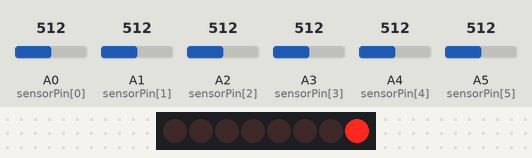
A sketch run on a simulated Arduino Uno, built with avr-gcc and run on an emulated ATmega328P. Parts: 8 shift-register outputs drawn as a row of LEDs (first output left, lit = HIGH). Wiring (inferred from the names in the program): shift register (74HC595): data pin 7; shift clock pin 9; latch pin 8. Wiring (inferred from the signals the program sends): row of LEDs: on Q0, Q1, Q2, Q3, Q4, Q5, Q6, Q7. The test bench sets the inputs (shaded band); at power-on: A0 (sensorPin[0]) = 512, A1 (sensorPin[1]) = 512, A2 (sensorPin[2]) = 512, A3 (sensorPin[3]) = 512, A4 (sensorPin[4]) = 512, A5 (sensorPin[5]) = 512.

Above: at 2.26 s.
4.3 s: A0 (sensorPin[0]) set to 5
At 4.64 s:
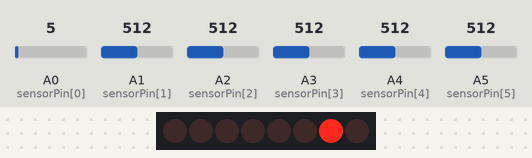
5.8 s: A0 (sensorPin[0]) set to 25
At 6.2 s:
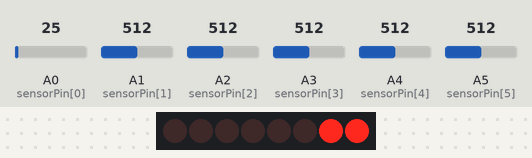
At 6.8 s:
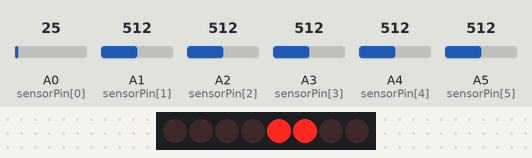
7.8 s: A1 (sensorPin[1]) set to 5
10.8 s: A1 (sensorPin[1]) set to 25
Timing chart, 0 to 14.3 s (numbered marks = the images above; inputs shaded):
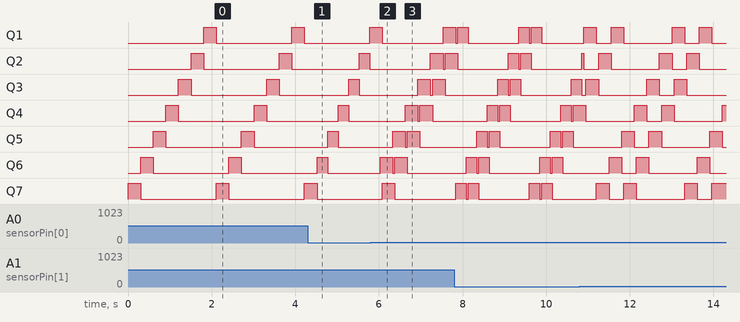

The sketch:

Umbrella.ino
```cpp
int latchPin[] = { 8 };
int clockPin[] = { 9 };
int dataPin[] = { 7 };

int activeRegister = 0;

int sensorPin[] = { A0, A1, A2, A3, A4, A5 };
int sensorI[] = { 0, 0, 0, 0, 0, 0 };

byte leds[] = { 0, 0 };

void setup()
{
  for(int i = 0; i < 6; i++){
    pinMode(sensorPin[i], INPUT);
  }
  pinMode(latchPin[activeRegister], OUTPUT);
  pinMode(dataPin[activeRegister], OUTPUT);
  pinMode(clockPin[activeRegister], OUTPUT);
  updateShiftRegister();
}

void switchActiveRegister(){
  activeRegister = (int)!(activeRegister && 0);
}

void loop()
{
  for(int i = 0; i < 6; i++){
    if(analogRead(sensorPin[i]) > 15){
      loopLights(sensorI[i]);
      sensorI[i]++;
      if(sensorI[i]>=7)
        sensorI[i]=0;
    }
  }
}

void loopLights(int sensorBit){
    if(sensorBit == 0)
      bitClear(leds[activeRegister], 6);
    else
      bitClear(leds[activeRegister], sensorBit-1);
    bitSet(leds[activeRegister], sensorBit);
    updateShiftRegister();
    delay(50);
  //}
}

void updateShiftRegister()
{
   digitalWrite(latchPin[activeRegister], LOW);
   shiftOut(dataPin[activeRegister], clockPin[activeRegister], LSBFIRST, leds[activeRegister]);
   digitalWrite(latchPin[activeRegister], HIGH);
}
```
